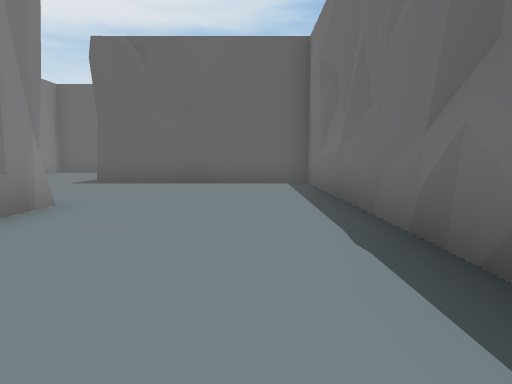
View 1 (above)

24 first-person views from a walk through a scene from a Unity 3-D project. The camera is 1.3 m above the floor, tilts 6° down and sees 75° across. The floor is counted in squares, 2 m on a side. Each view is taken from the middle of a square. On the plan, view 1 faces up. The plan holds only what a view shows up to about 10 squares ahead; the rest is blank. The place goes on beyond the plan. The player is left out.

View 2
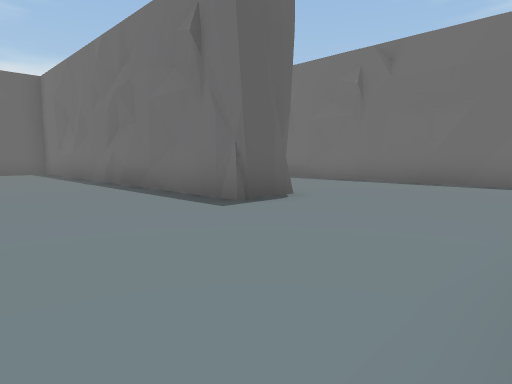

View 3
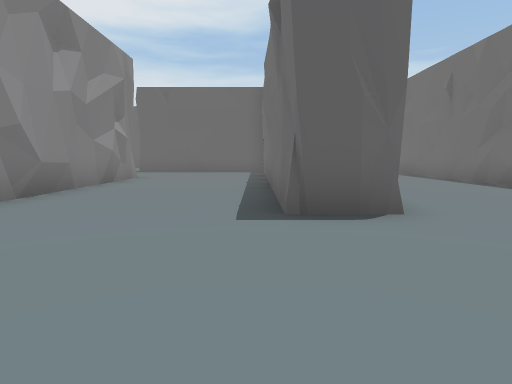

View 4
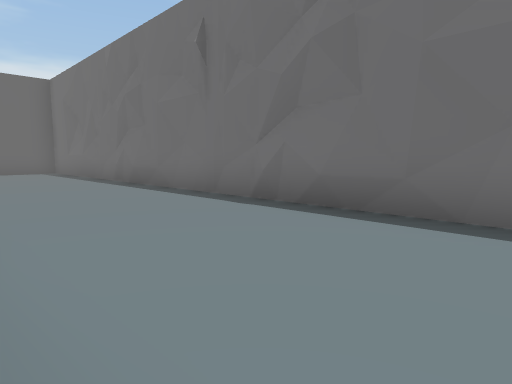

View 5
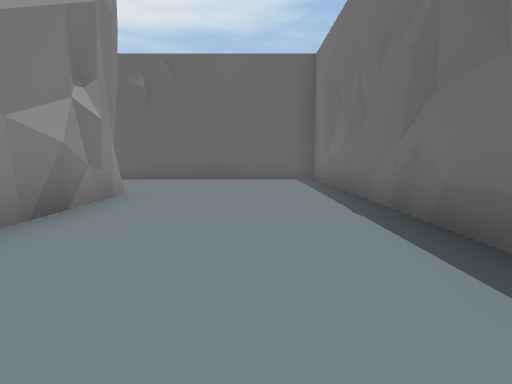

View 6
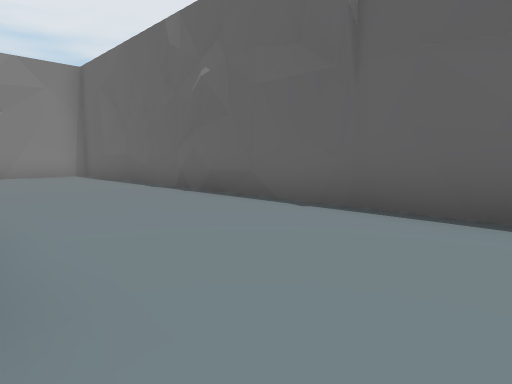

View 7
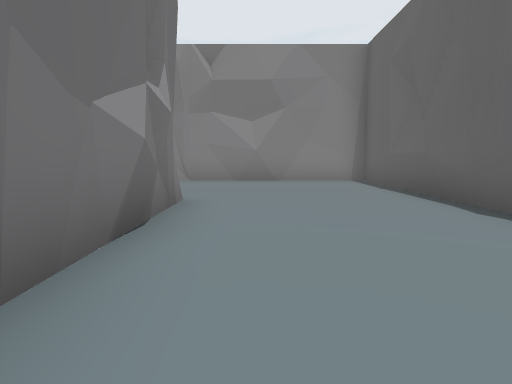

View 8
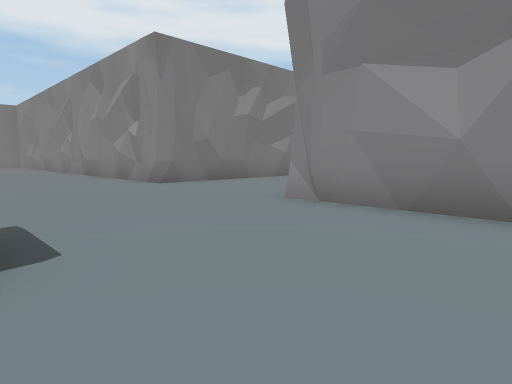

View 9
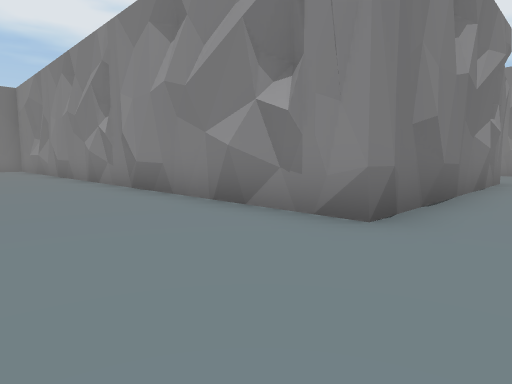

View 10
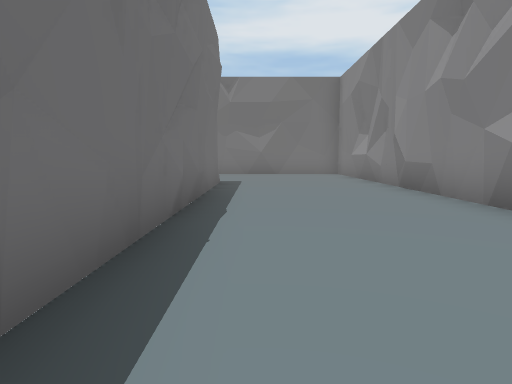

View 11
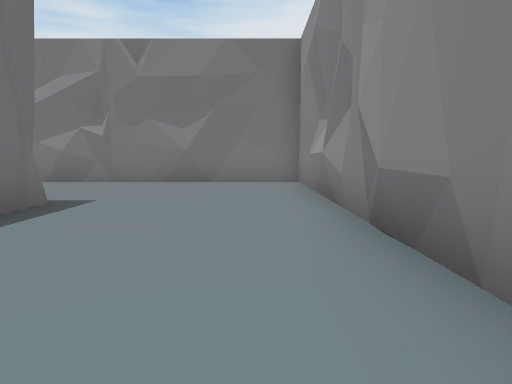

View 12
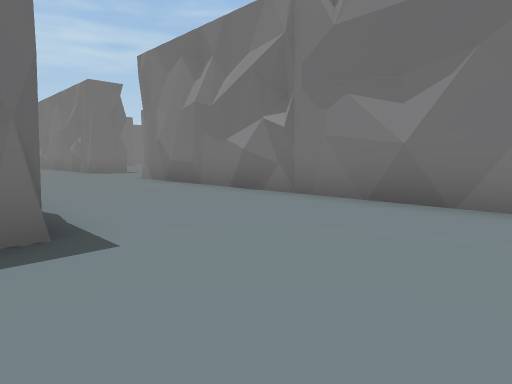

View 13
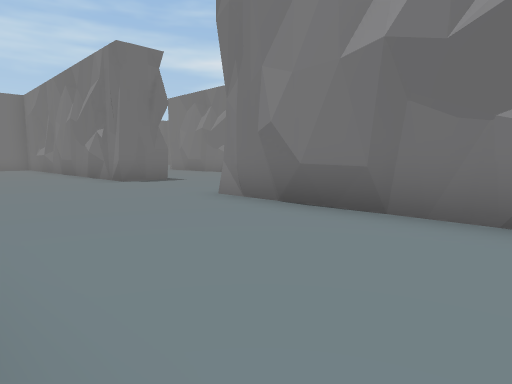

View 14
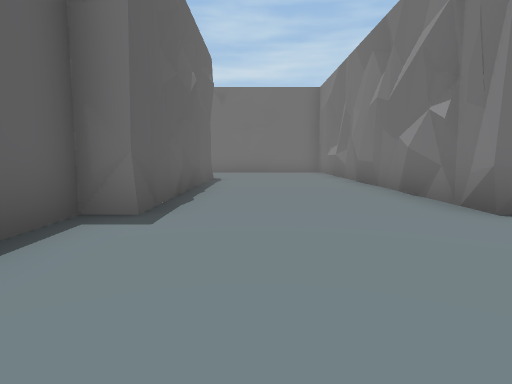

View 15
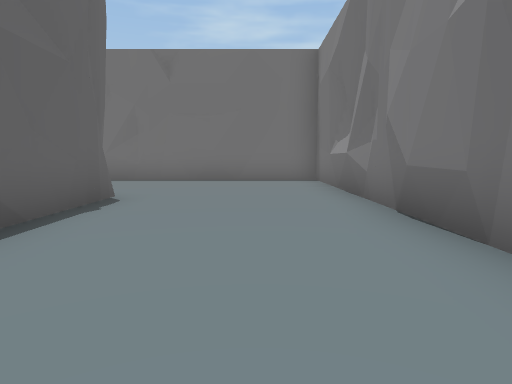

View 16
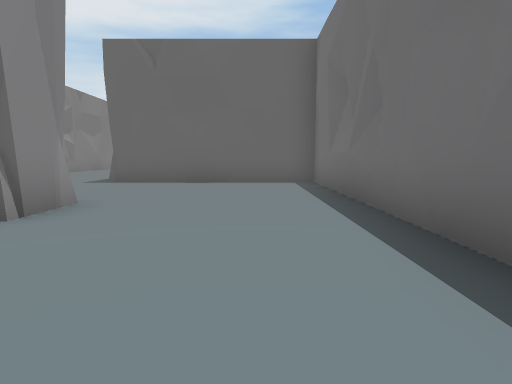

View 17
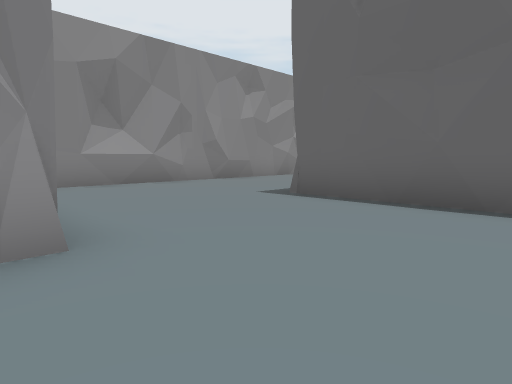

View 18
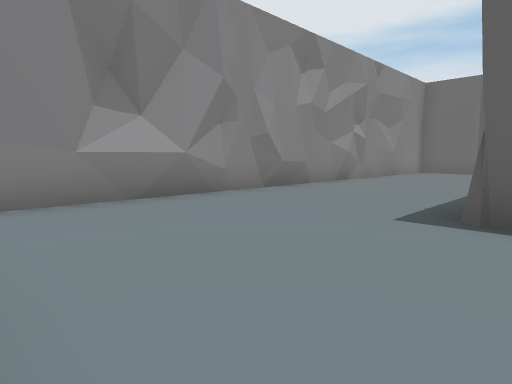

View 19
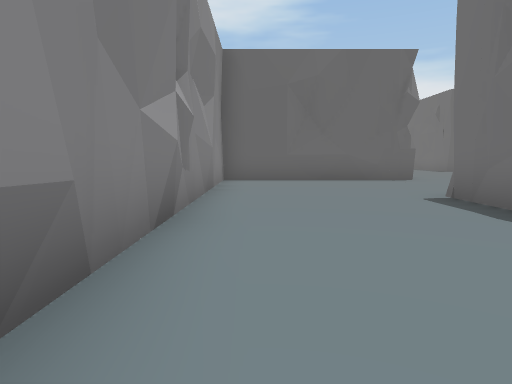

View 20
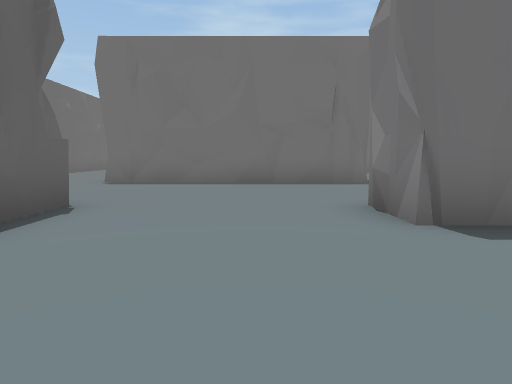

View 21
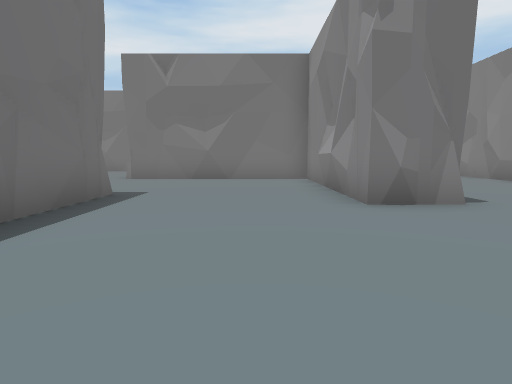

View 22
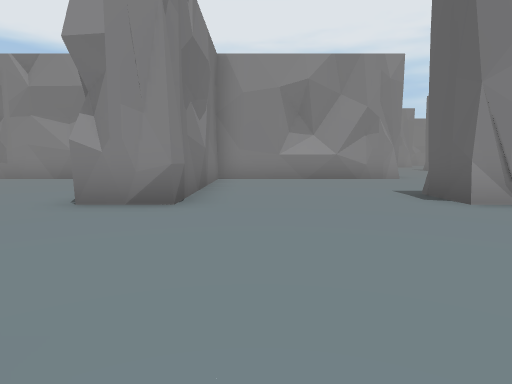

View 23
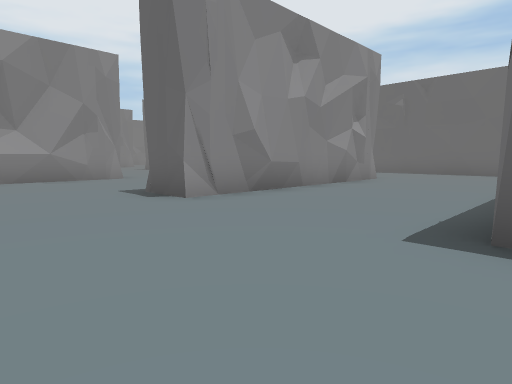

View 24
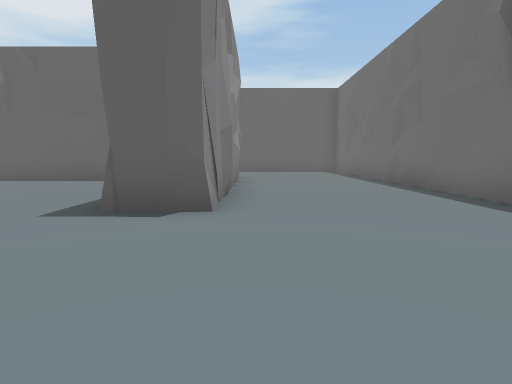

### Floor plan
Key: @ floor where view 1 was taken; # wall or solid block; . floor.
Columns run from 9 left of view 1 to 18 right of it. Each row starts with its distance up from view 1.
 22                         ..
 21                        ...
 20                 ####  #....#
 19                 ....  #....#
 18                  ...  #....#
 17                   ... #....#
 16                  .... #....#
 15                  #... #....#
 14  #################...##....#
 13  #..............##..........
 12  #..............##..........
 11  #..............##..........
 10  #...####  #....#######....#
  9  #...#######....#######....#
  8 ...........#....##.........#
  7 ...........#....##.........#
  6 ...........#....##.........#
  5 ..... .....# ...##.........#
  4 ##... #....# ...##...##....#
  3  #... #....#....##...##....#
  2  #... #....#....##... #.....
  1  #... #....#....##... #.....
  0  #...##..@.#....##... #.....
 -1  #...##....#....##... ######
 -2  #...# ....#....##...#######
 -3  #...# .........##.........#
 -4  #...# .........##.........#
 -5  #...# .........##.........#
 -6  #...# .....    ##.........#
 -7  #...#         ########....#
 -8  #.......... ..............#
 -9  #.........................#
-10  #.........................#
-11  #.........................#
-12  ###########....############

Where each view was taken, in squares from view 1:
view 1: 0 up, 0 right, facing up
view 2: 6 down, 2 left, facing up-right
view 3: 6 down, 1 right, facing up
view 4: 1 down, 3 right, facing up-right
view 5: 4 up, 5 right, facing up
view 6: 10 up, 4 right, facing up-left
view 7: 11 up, 1 right, facing left
view 8: 12 up, 4 left, facing down-left
view 9: 6 up, 5 left, facing down-left
view 10: 1 up, 5 left, facing down
view 11: 3 down, 7 left, facing down
view 12: 7 down, 7 left, facing down-right
view 13: 8 down, 2 left, facing down-right
view 14: 9 down, 3 right, facing right
view 15: 10 down, 8 right, facing right
view 16: 11 down, 16 right, facing up
view 17: 7 down, 16 right, facing up-left
view 18: 6 down, 13 right, facing up-left
view 19: 1 down, 9 right, facing up
view 20: 6 up, 9 right, facing right
view 21: 9 up, 15 right, facing down
view 22: 11 up, 18 right, facing left
view 23: 11 up, 18 right, facing up-left
view 24: 10 up, 14 right, facing up
